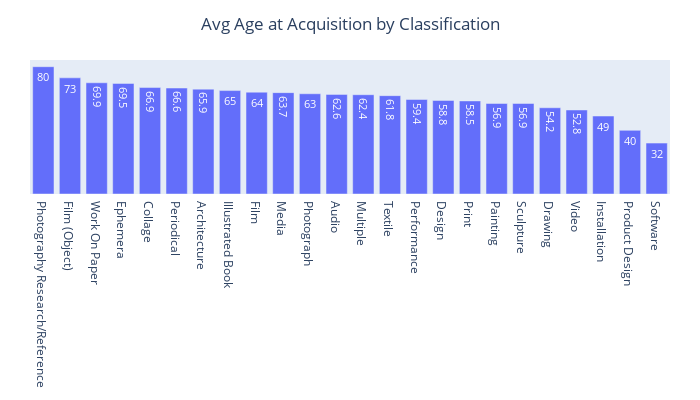

The notebook cell this image was saved under:
### Code cell
# does the average age change by type of art?
age_class = living.groupby('classification')['age_at_acq'].mean().round(1).reset_index()
age_class = age_class.sort_values(by='age_at_acq', ascending=False)
age_class = age_class.drop(index=9)
age_class = age_class.drop(index=13)
age_class = age_class.drop(index=0)
age_class.head(25)
prettifybar(age_class, 'classification', 'age_at_acq', 'Avg Age at Acquisition by Classification')

### Figure 1 — Plotly figure (JSON) as saved in the notebook; plotly's stock layout.template omitted (floating-point values rounded to 4 significant figures)
{"data": [{"alignmentgroup": "True", "hovertemplate": "classification=%{x}<br>age_at_acq=%{text}<extra></extra>", "legendgroup": "", "marker": {"color": "#636efa", "pattern": {"shape": ""}}, "name": "", "offsetgroup": "", "orientation": "v", "showlegend": false, "text": [80.0, 73.0, 69.9, 69.5, 66.9, 66.6, 65.9, 65.0, 64.0, 63.7, 63.0, 62.6, 62.4, 61.8, 59.4, 58.8, 58.5, 56.9, 56.9, 54.2, 52.8, 49.0, 40.0, 32.0], "textposition": "auto", "type": "bar", "x": ["Photography Research/Reference", "Film (Object)", "Work On Paper", "Ephemera", "Collage", "Periodical", "Architecture", "Illustrated Book", "Film", "Media", "Photograph", "Audio", "Multiple", "Textile", "Performance", "Design", "Print", "Painting", "Sculpture", "Drawing", "Video", "Installation", "Product Design", "Software"], "xaxis": "x", "y": [80.0, 73.0, 69.9, 69.5, 66.9, 66.6, 65.9, 65.0, 64.0, 63.7, 63.0, 62.6, 62.4, 61.8, 59.4, 58.8, 58.5, 56.9, 56.9, 54.2, 52.8, 49.0, 40.0, 32.0], "yaxis": "y"}], "layout": {"barmode": "relative", "height": 400, "legend": {"tracegroupgap": 0}, "margin": {"b": 30, "l": 30, "r": 30, "t": 60}, "title": {"text": "Avg Age at Acquisition by Classification", "x": 0.5}, "uniformtext": {"minsize": 8, "mode": "hide"}, "width": 700, "xaxis": {"anchor": "y", "domain": [0.0, 1.0], "title": {}}, "yaxis": {"anchor": "x", "domain": [0.0, 1.0], "showticklabels": false, "title": {}, "visible": false}}}
